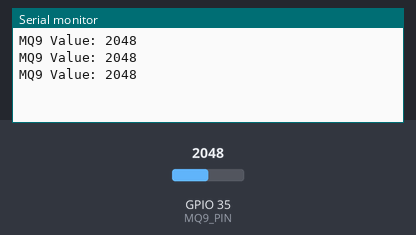
This sketch was run on a simulated ESP32. Parts: the last lines printed to the serial monitor. Inputs (shaded band) come from the test bench; at power-on: GPIO 35 (MQ9_PIN) = 2048.

Above: at 1.3 s.
1.4 s: GPIO 35 (MQ9_PIN) set to 2866
At 1.9 s:
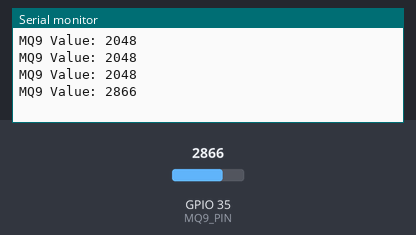
2.9 s: GPIO 35 (MQ9_PIN) set to 3603
At 3.4 s:
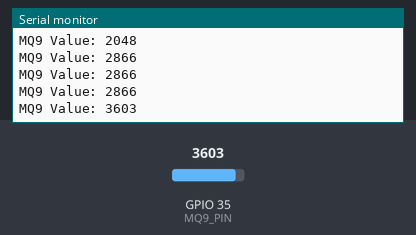
Timing chart, 0 to 5.9 s (numbered marks = the images above; inputs shaded):
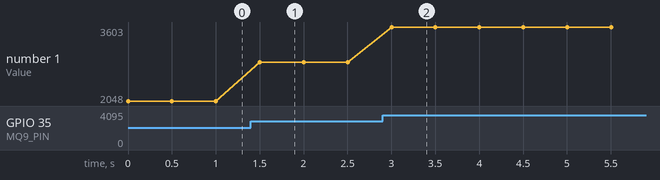

The sketch:

mq9.ino
```cpp
#define MQ9_PIN 35


void setup() {
  Serial.begin(115200);
}

void loop() {
  int gasValue = analogRead(MQ9_PIN);

  Serial.print("MQ9 Value: ");
  Serial.println(gasValue);

  delay(500);
}
```

Measured:
- after the input at 1.4 s, the serial monitor: prints a new line after 0.10 s (image 1)
- after the input at 2.9 s, the serial monitor: prints a new line after 0.10 s (image 2)
- plotted number 1: 2048 → 2866 after the input at 1.4 s, 2866 → 3603 after the input at 2.9 s
